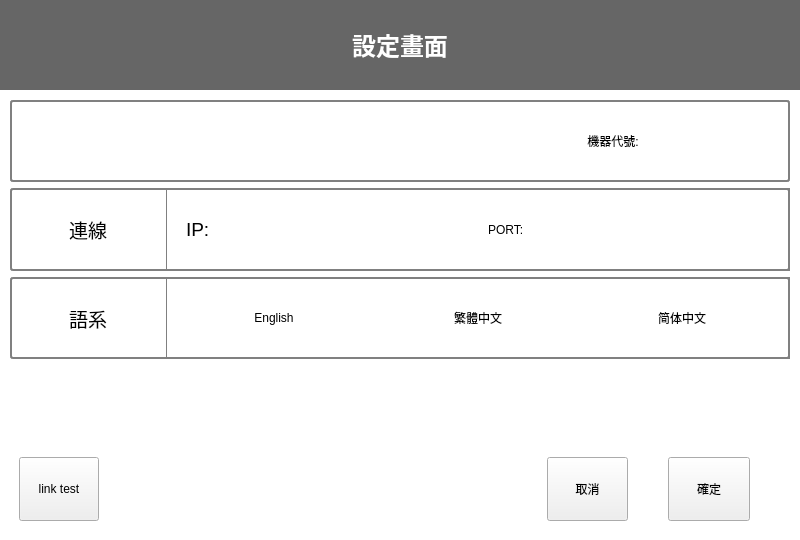
<?xml version="1.0" encoding="UTF-8"?>
<ui version="4.0">
 <class>StageSetting</class>
 <widget class="QWidget" name="StageSetting">
  <property name="geometry">
   <rect>
    <x>0</x>
    <y>0</y>
    <width>800</width>
    <height>540</height>
   </rect>
  </property>
  <property name="windowTitle">
   <string>Form</string>
  </property>
  <layout class="QGridLayout" name="gridLayout">
   <property name="leftMargin">
    <number>0</number>
   </property>
   <property name="topMargin">
    <number>0</number>
   </property>
   <property name="rightMargin">
    <number>0</number>
   </property>
   <property name="bottomMargin">
    <number>0</number>
   </property>
   <property name="spacing">
    <number>0</number>
   </property>
   <item row="0" column="0">
    <widget class="QWidget" name="wBg" native="true">
     <property name="styleSheet">
      <string notr="true">QWidget#wBg{background-color: rgb(255, 255, 255);}
</string>
     </property>
     <layout class="QGridLayout" name="gridLayout_2" rowstretch="1,5">
      <property name="leftMargin">
       <number>0</number>
      </property>
      <property name="topMargin">
       <number>0</number>
      </property>
      <property name="rightMargin">
       <number>0</number>
      </property>
      <property name="bottomMargin">
       <number>0</number>
      </property>
      <property name="spacing">
       <number>0</number>
      </property>
      <item row="0" column="0">
       <widget class="QWidget" name="wTitle" native="true">
        <property name="minimumSize">
         <size>
          <width>0</width>
          <height>40</height>
         </size>
        </property>
        <property name="maximumSize">
         <size>
          <width>16777215</width>
          <height>1000</height>
         </size>
        </property>
        <property name="styleSheet">
         <string notr="true">background-color: rgb(102, 102, 102);</string>
        </property>
        <layout class="QGridLayout" name="gridLayout_5">
         <property name="leftMargin">
          <number>0</number>
         </property>
         <property name="topMargin">
          <number>0</number>
         </property>
         <property name="rightMargin">
          <number>0</number>
         </property>
         <property name="bottomMargin">
          <number>0</number>
         </property>
         <property name="spacing">
          <number>0</number>
         </property>
         <item row="0" column="0">
          <widget class="QLabel" name="label_3">
           <property name="font">
            <font>
             <family>American Typewriter</family>
             <pointsize>18</pointsize>
             <weight>75</weight>
             <bold>true</bold>
            </font>
           </property>
           <property name="styleSheet">
            <string notr="true">color: rgb(255, 255, 255);</string>
           </property>
           <property name="text">
            <string>設定畫面</string>
           </property>
           <property name="alignment">
            <set>Qt::AlignCenter</set>
           </property>
          </widget>
         </item>
        </layout>
       </widget>
      </item>
      <item row="1" column="0">
       <widget class="QWidget" name="wBody" native="true">
        <layout class="QGridLayout" name="gridLayout_10">
         <property name="leftMargin">
          <number>0</number>
         </property>
         <property name="topMargin">
          <number>0</number>
         </property>
         <property name="rightMargin">
          <number>0</number>
         </property>
         <property name="bottomMargin">
          <number>0</number>
         </property>
         <property name="spacing">
          <number>0</number>
         </property>
         <item row="0" column="0">
          <widget class="QStackedWidget" name="stackedWidget">
           <widget class="QWidget" name="page">
            <layout class="QGridLayout" name="gridLayout_6" rowstretch="1,1,1,1,1">
             <property name="leftMargin">
              <number>10</number>
             </property>
             <property name="topMargin">
              <number>10</number>
             </property>
             <property name="rightMargin">
              <number>10</number>
             </property>
             <property name="bottomMargin">
              <number>10</number>
             </property>
             <item row="4" column="0">
              <widget class="QWidget" name="widget" native="true">
               <property name="minimumSize">
                <size>
                 <width>40</width>
                 <height>40</height>
                </size>
               </property>
               <layout class="QGridLayout" name="gridLayout_3" columnstretch="1,5,1,1">
                <property name="rightMargin">
                 <number>40</number>
                </property>
                <property name="horizontalSpacing">
                 <number>40</number>
                </property>
                <item row="0" column="2">
                 <widget class="QPushButton" name="btnCancel">
                  <property name="sizePolicy">
                   <sizepolicy hsizetype="Minimum" vsizetype="Minimum">
                    <horstretch>0</horstretch>
                    <verstretch>0</verstretch>
                   </sizepolicy>
                  </property>
                  <property name="minimumSize">
                   <size>
                    <width>0</width>
                    <height>0</height>
                   </size>
                  </property>
                  <property name="maximumSize">
                   <size>
                    <width>1000</width>
                    <height>16777215</height>
                   </size>
                  </property>
                  <property name="text">
                   <string>取消</string>
                  </property>
                 </widget>
                </item>
                <item row="0" column="1">
                 <spacer name="horizontalSpacer">
                  <property name="orientation">
                   <enum>Qt::Horizontal</enum>
                  </property>
                  <property name="sizeHint" stdset="0">
                   <size>
                    <width>40</width>
                    <height>20</height>
                   </size>
                  </property>
                 </spacer>
                </item>
                <item row="0" column="3">
                 <widget class="QPushButton" name="btnCheck">
                  <property name="sizePolicy">
                   <sizepolicy hsizetype="Minimum" vsizetype="Minimum">
                    <horstretch>0</horstretch>
                    <verstretch>0</verstretch>
                   </sizepolicy>
                  </property>
                  <property name="minimumSize">
                   <size>
                    <width>0</width>
                    <height>0</height>
                   </size>
                  </property>
                  <property name="maximumSize">
                   <size>
                    <width>1000</width>
                    <height>16777215</height>
                   </size>
                  </property>
                  <property name="text">
                   <string>確定</string>
                  </property>
                 </widget>
                </item>
                <item row="0" column="0">
                 <widget class="QPushButton" name="btnLinkTest">
                  <property name="sizePolicy">
                   <sizepolicy hsizetype="Fixed" vsizetype="Minimum">
                    <horstretch>0</horstretch>
                    <verstretch>0</verstretch>
                   </sizepolicy>
                  </property>
                  <property name="text">
                   <string>link test</string>
                  </property>
                 </widget>
                </item>
               </layout>
              </widget>
             </item>
             <item row="1" column="0">
              <widget class="QWidget" name="wNetwork" native="true">
               <property name="minimumSize">
                <size>
                 <width>40</width>
                 <height>40</height>
                </size>
               </property>
               <property name="styleSheet">
                <string notr="true">QWidget#wNetwork{ border: 2px solid gray;
    border-radius: 3px;
    padding: 1px 18px 1px 3px;
    min-width: 6em;}

QWidget#w0_1{    border: 1px solid gray;
    padding: 1px 18px 1px 3px;
    min-width: 6em;}</string>
               </property>
               <layout class="QGridLayout" name="gridLayout_4" columnstretch="1,4">
                <property name="leftMargin">
                 <number>0</number>
                </property>
                <property name="topMargin">
                 <number>0</number>
                </property>
                <property name="rightMargin">
                 <number>0</number>
                </property>
                <property name="bottomMargin">
                 <number>0</number>
                </property>
                <property name="spacing">
                 <number>0</number>
                </property>
                <item row="0" column="0">
                 <widget class="QLabel" name="label">
                  <property name="maximumSize">
                   <size>
                    <width>1000</width>
                    <height>16777215</height>
                   </size>
                  </property>
                  <property name="font">
                   <font>
                    <pointsize>14</pointsize>
                   </font>
                  </property>
                  <property name="text">
                   <string>連線</string>
                  </property>
                  <property name="alignment">
                   <set>Qt::AlignCenter</set>
                  </property>
                 </widget>
                </item>
                <item row="0" column="1">
                 <widget class="QWidget" name="w0_1" native="true">
                  <property name="minimumSize">
                   <size>
                    <width>40</width>
                    <height>40</height>
                   </size>
                  </property>
                  <property name="font">
                   <font>
                    <pointsize>16</pointsize>
                   </font>
                  </property>
                  <property name="styleSheet">
                   <string notr="true"/>
                  </property>
                  <layout class="QGridLayout" name="gridLayout_11">
                   <property name="leftMargin">
                    <number>20</number>
                   </property>
                   <property name="topMargin">
                    <number>5</number>
                   </property>
                   <property name="rightMargin">
                    <number>20</number>
                   </property>
                   <property name="bottomMargin">
                    <number>5</number>
                   </property>
                   <property name="horizontalSpacing">
                    <number>20</number>
                   </property>
                   <item row="0" column="3">
                    <widget class="Vinput" name="txtPort" native="true">
                     <property name="sizePolicy">
                      <sizepolicy hsizetype="Minimum" vsizetype="Preferred">
                       <horstretch>0</horstretch>
                       <verstretch>0</verstretch>
                      </sizepolicy>
                     </property>
                     <property name="styleSheet">
                      <string notr="true">background-color: rgb(255, 255, 255);
color: rgb(0, 0, 0);</string>
                     </property>
                    </widget>
                   </item>
                   <item row="0" column="1">
                    <widget class="Vinput" name="txtIp" native="true">
                     <property name="sizePolicy">
                      <sizepolicy hsizetype="Minimum" vsizetype="Preferred">
                       <horstretch>0</horstretch>
                       <verstretch>0</verstretch>
                      </sizepolicy>
                     </property>
                     <property name="styleSheet">
                      <string notr="true">background-color: rgb(255, 255, 255);
color: rgb(0, 0, 0);</string>
                     </property>
                    </widget>
                   </item>
                   <item row="0" column="0">
                    <widget class="QLabel" name="lbTitle0">
                     <property name="minimumSize">
                      <size>
                       <width>40</width>
                       <height>0</height>
                      </size>
                     </property>
                     <property name="maximumSize">
                      <size>
                       <width>40</width>
                       <height>16777215</height>
                      </size>
                     </property>
                     <property name="font">
                      <font>
                       <pointsize>14</pointsize>
                      </font>
                     </property>
                     <property name="text">
                      <string>IP:</string>
                     </property>
                    </widget>
                   </item>
                   <item row="0" column="2">
                    <widget class="QLabel" name="lb0">
                     <property name="minimumSize">
                      <size>
                       <width>40</width>
                       <height>0</height>
                      </size>
                     </property>
                     <property name="maximumSize">
                      <size>
                       <width>40</width>
                       <height>16777215</height>
                      </size>
                     </property>
                     <property name="text">
                      <string>PORT:</string>
                     </property>
                    </widget>
                   </item>
                  </layout>
                 </widget>
                </item>
               </layout>
              </widget>
             </item>
             <item row="0" column="0">
              <widget class="QWidget" name="wMachine" native="true">
               <property name="minimumSize">
                <size>
                 <width>40</width>
                 <height>40</height>
                </size>
               </property>
               <property name="styleSheet">
                <string notr="true">QWidget#wMachine{ border: 2px solid gray;
    border-radius: 3px;
    padding: 1px 18px 1px 3px;
    min-width: 6em;}

QWidget#w2{    border: 1px solid gray;
    padding: 1px 18px 1px 3px;
    min-width: 6em;}</string>
               </property>
               <layout class="QGridLayout" name="gridLayout_7" columnstretch="5,1,1">
                <property name="topMargin">
                 <number>5</number>
                </property>
                <property name="bottomMargin">
                 <number>5</number>
                </property>
                <item row="0" column="1">
                 <widget class="QLabel" name="label_2">
                  <property name="minimumSize">
                   <size>
                    <width>100</width>
                    <height>0</height>
                   </size>
                  </property>
                  <property name="maximumSize">
                   <size>
                    <width>300</width>
                    <height>16777215</height>
                   </size>
                  </property>
                  <property name="text">
                   <string>機器代號:</string>
                  </property>
                  <property name="alignment">
                   <set>Qt::AlignCenter</set>
                  </property>
                 </widget>
                </item>
                <item row="0" column="2">
                 <widget class="QLabel" name="txtMachineId">
                  <property name="minimumSize">
                   <size>
                    <width>100</width>
                    <height>0</height>
                   </size>
                  </property>
                  <property name="maximumSize">
                   <size>
                    <width>300</width>
                    <height>16777215</height>
                   </size>
                  </property>
                  <property name="text">
                   <string/>
                  </property>
                 </widget>
                </item>
                <item row="0" column="0">
                 <spacer name="horizontalSpacer_2">
                  <property name="orientation">
                   <enum>Qt::Horizontal</enum>
                  </property>
                  <property name="sizeType">
                   <enum>QSizePolicy::MinimumExpanding</enum>
                  </property>
                  <property name="sizeHint" stdset="0">
                   <size>
                    <width>40</width>
                    <height>20</height>
                   </size>
                  </property>
                 </spacer>
                </item>
               </layout>
              </widget>
             </item>
             <item row="2" column="0">
              <widget class="QWidget" name="wLanguage" native="true">
               <property name="minimumSize">
                <size>
                 <width>40</width>
                 <height>40</height>
                </size>
               </property>
               <property name="maximumSize">
                <size>
                 <width>16777215</width>
                 <height>100000</height>
                </size>
               </property>
               <property name="font">
                <font>
                 <pointsize>16</pointsize>
                </font>
               </property>
               <property name="styleSheet">
                <string notr="true">QWidget#wLanguage{ border: 2px solid gray;
    border-radius: 3px;
    padding: 1px 18px 1px 3px;
    min-width: 6em;}

QWidget#w2{    border: 1px solid gray;
    padding: 1px 18px 1px 3px;
    min-width: 6em;}
</string>
               </property>
               <layout class="QGridLayout" name="gridLayout_12" columnstretch="1,4">
                <property name="leftMargin">
                 <number>0</number>
                </property>
                <property name="topMargin">
                 <number>0</number>
                </property>
                <property name="rightMargin">
                 <number>0</number>
                </property>
                <property name="bottomMargin">
                 <number>0</number>
                </property>
                <property name="spacing">
                 <number>0</number>
                </property>
                <item row="0" column="0">
                 <widget class="QLabel" name="lb0_2">
                  <property name="minimumSize">
                   <size>
                    <width>0</width>
                    <height>0</height>
                   </size>
                  </property>
                  <property name="maximumSize">
                   <size>
                    <width>1000</width>
                    <height>16777215</height>
                   </size>
                  </property>
                  <property name="font">
                   <font>
                    <pointsize>14</pointsize>
                   </font>
                  </property>
                  <property name="text">
                   <string>語系</string>
                  </property>
                  <property name="alignment">
                   <set>Qt::AlignCenter</set>
                  </property>
                 </widget>
                </item>
                <item row="0" column="1">
                 <widget class="QWidget" name="w2" native="true">
                  <property name="minimumSize">
                   <size>
                    <width>0</width>
                    <height>0</height>
                   </size>
                  </property>
                  <layout class="QGridLayout" name="gridLayout_8">
                   <property name="topMargin">
                    <number>5</number>
                   </property>
                   <property name="bottomMargin">
                    <number>5</number>
                   </property>
                   <item row="0" column="0">
                    <widget class="QPushButton" name="btnEn">
                     <property name="sizePolicy">
                      <sizepolicy hsizetype="Minimum" vsizetype="Minimum">
                       <horstretch>0</horstretch>
                       <verstretch>0</verstretch>
                      </sizepolicy>
                     </property>
                     <property name="text">
                      <string>English</string>
                     </property>
                     <property name="checkable">
                      <bool>true</bool>
                     </property>
                     <property name="flat">
                      <bool>true</bool>
                     </property>
                    </widget>
                   </item>
                   <item row="0" column="1">
                    <widget class="QPushButton" name="btnTw">
                     <property name="sizePolicy">
                      <sizepolicy hsizetype="Minimum" vsizetype="Minimum">
                       <horstretch>0</horstretch>
                       <verstretch>0</verstretch>
                      </sizepolicy>
                     </property>
                     <property name="text">
                      <string>繁體中文</string>
                     </property>
                     <property name="checkable">
                      <bool>true</bool>
                     </property>
                     <property name="flat">
                      <bool>true</bool>
                     </property>
                    </widget>
                   </item>
                   <item row="0" column="2">
                    <widget class="QPushButton" name="btnCn">
                     <property name="sizePolicy">
                      <sizepolicy hsizetype="Minimum" vsizetype="Minimum">
                       <horstretch>0</horstretch>
                       <verstretch>0</verstretch>
                      </sizepolicy>
                     </property>
                     <property name="text">
                      <string>简体中文</string>
                     </property>
                     <property name="checkable">
                      <bool>true</bool>
                     </property>
                     <property name="flat">
                      <bool>true</bool>
                     </property>
                    </widget>
                   </item>
                  </layout>
                 </widget>
                </item>
               </layout>
              </widget>
             </item>
             <item row="3" column="0">
              <spacer name="verticalSpacer">
               <property name="orientation">
                <enum>Qt::Vertical</enum>
               </property>
               <property name="sizeType">
                <enum>QSizePolicy::Minimum</enum>
               </property>
               <property name="sizeHint" stdset="0">
                <size>
                 <width>20</width>
                 <height>40</height>
                </size>
               </property>
              </spacer>
             </item>
            </layout>
           </widget>
           <widget class="QWidget" name="page_2"/>
          </widget>
         </item>
        </layout>
       </widget>
      </item>
     </layout>
    </widget>
   </item>
  </layout>
 </widget>
 <customwidgets>
  <customwidget>
   <class>Vinput</class>
   <extends>QWidget</extends>
   <header>Vinput.h</header>
   <container>1</container>
  </customwidget>
 </customwidgets>
 <resources/>
 <connections/>
</ui>
